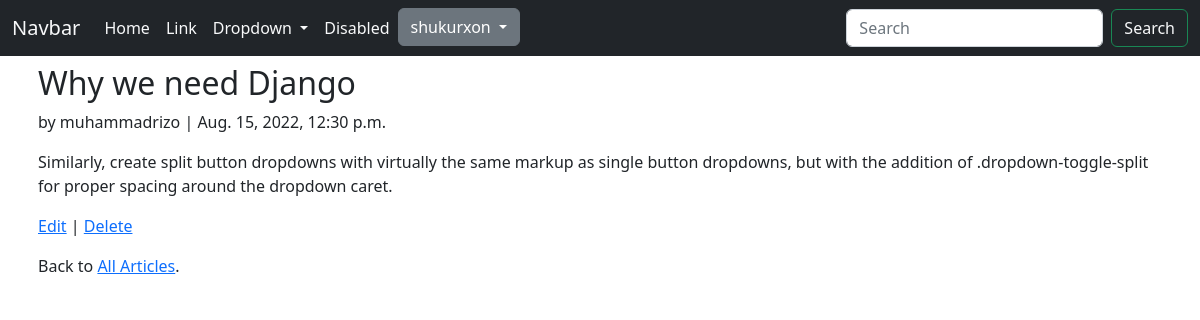
Screenshot of /articles/3/ (signed in) with the database file from the repository.
### users/models.py (models this page shows)
class CustomUser(AbstractUser):
	age = models.PositiveIntegerField(null=True, blank=True)

### articles/models.py (models this page shows, shortened)
class Article(models.Model):
	title = models.CharField(max_length=250)
	body = models.TextField()
	date = models.DateTimeField(auto_now_add=True)
	author = models.ForeignKey(get_user_model(), on_delete=models.CASCADE)

### articles/views.py (the view)
# urls.py: path('<int:pk>/', ArticleDetailView.as_view(), name='article_detail'),
class ArticleDetailView(LoginRequiredMixin, DetailView):
	model = Article
	template_name = 'article_detail.html'
	login_url = 'login'

### templates/article_detail.html
{% extends 'base.html' %}
{% block content %}
<div class="container p-2">
<div class="article-entry">
<h2>{{ object.title }}</h2>
<p>by {{ object.author }} | {{ object.date }}</p>
<p>{{ object.body }}</p>
</div>
<p><a href="{% url 'article_update' article.pk %}">Edit</a> |
<a href="{% url 'article_delete' article.pk %}">Delete</a></p>
<p>Back to <a href="{% url 'article_list' %}">All Articles</a>.</p>
</div>
{% endblock content %}

### templates/base.html (shortened to what this page needs)
<!DOCTYPE html>
<html>
<head>
<link href="https://cdn.jsdelivr.net/npm/bootstrap@5.2.0/dist/css/bootstrap.min.css" rel="stylesheet">
</head>
<body>
   <nav class="navbar navbar-expand-lg bg-dark">
  <div class="container-fluid">
    <a class="navbar-brand text-light" href="{% url 'home' %}">Navbar</a>
    <div class="collapse navbar-collapse" id="navbarSupportedContent">
      <ul class="navbar-nav me-auto mb-2 mb-lg-0">
        <li class="nav-item">
          <a class="nav-link active text-light" aria-current="page" href="#">Home</a>
        </li>
        <li class="nav-item">
          <a class="nav-link text-light" href="#">Link</a>
        </li>
        <li class="nav-item dropdown">
          <a class="nav-link dropdown-toggle text-light" href="#" role="button" data-bs-toggle="dropdown" aria-expanded="false">
            Dropdown
          </a>
        </li>
        <li class="nav-item">
          <a class="nav-link disabled text-light">Disabled</a>
        </li>
         {% if user.is_authenticated%}
        <div class="dropdown">
  <button class="btn btn-secondary dropdown-toggle" type="button" data-bs-toggle="dropdown" aria-expanded="false">
   {{user.username}} </button>
</div>
  {% endif %}
      </ul>
      <form class="d-flex" role="search">
        <input class="form-control me-2" type="search" placeholder="Search" aria-label="Search">
        <button class="btn btn-outline-success text-light" type="submit">Search</button>
      </form>
    </div>
  </div>
</nav>
{% block content %}
{% endblock content %}
</body>
</html>

### rows the page displays
CustomUser: username "shukurxon"
Article: title "Why we need Django", author "muhammadrizo", date "Aug. 15, 2022, 12:30 p.m.", body "Similarly, create split button dropdowns with virtually the same markup as single button dropdowns, but with the addition of .dropdown-toggle-split for proper spacing around the dropdown caret."
